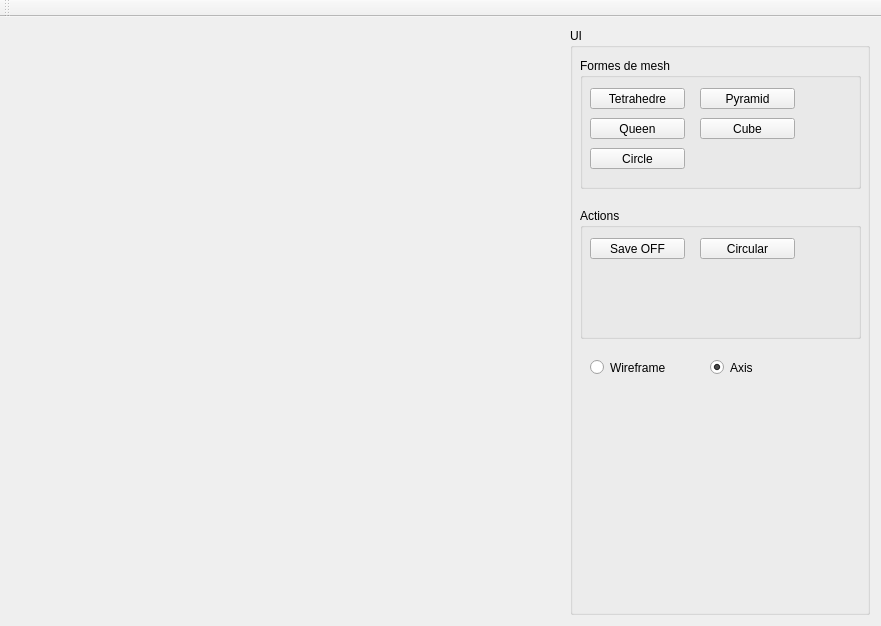
<?xml version="1.0" encoding="UTF-8"?>
<ui version="4.0">
 <class>MainWindow</class>
 <widget class="QMainWindow" name="MainWindow">
  <property name="geometry">
   <rect>
    <x>0</x>
    <y>0</y>
    <width>881</width>
    <height>626</height>
   </rect>
  </property>
  <property name="sizePolicy">
   <sizepolicy hsizetype="Preferred" vsizetype="Preferred">
    <horstretch>0</horstretch>
    <verstretch>0</verstretch>
   </sizepolicy>
  </property>
  <property name="minimumSize">
   <size>
    <width>0</width>
    <height>0</height>
   </size>
  </property>
  <property name="windowTitle">
   <string>Mesh_Computational_Geometry</string>
  </property>
  <widget class="QWidget" name="centralWidget">
   <layout class="QHBoxLayout" name="horizontalLayout">
    <item>
     <widget class="GLDisplayWidget" name="widget" native="true">
      <property name="sizePolicy">
       <sizepolicy hsizetype="Expanding" vsizetype="Expanding">
        <horstretch>0</horstretch>
        <verstretch>0</verstretch>
       </sizepolicy>
      </property>
     </widget>
    </item>
    <item>
     <widget class="QGroupBox" name="UI">
      <property name="sizePolicy">
       <sizepolicy hsizetype="Fixed" vsizetype="Expanding">
        <horstretch>0</horstretch>
        <verstretch>0</verstretch>
       </sizepolicy>
      </property>
      <property name="minimumSize">
       <size>
        <width>300</width>
        <height>0</height>
       </size>
      </property>
      <property name="title">
       <string>UI</string>
      </property>
      <widget class="QGroupBox" name="Meshs">
       <property name="geometry">
        <rect>
         <x>10</x>
         <y>30</y>
         <width>281</width>
         <height>131</height>
        </rect>
       </property>
       <property name="title">
        <string>Formes de mesh</string>
       </property>
       <widget class="QPushButton" name="Tetra">
        <property name="geometry">
         <rect>
          <x>10</x>
          <y>30</y>
          <width>95</width>
          <height>21</height>
         </rect>
        </property>
        <property name="text">
         <string>Tetrahedre</string>
        </property>
       </widget>
       <widget class="QPushButton" name="Pyramid">
        <property name="geometry">
         <rect>
          <x>120</x>
          <y>30</y>
          <width>95</width>
          <height>21</height>
         </rect>
        </property>
        <property name="text">
         <string>Pyramid</string>
        </property>
       </widget>
       <widget class="QPushButton" name="Queen">
        <property name="geometry">
         <rect>
          <x>10</x>
          <y>60</y>
          <width>95</width>
          <height>21</height>
         </rect>
        </property>
        <property name="text">
         <string>Queen</string>
        </property>
       </widget>
       <widget class="QPushButton" name="Cube">
        <property name="geometry">
         <rect>
          <x>120</x>
          <y>60</y>
          <width>95</width>
          <height>21</height>
         </rect>
        </property>
        <property name="text">
         <string>Cube</string>
        </property>
       </widget>
       <widget class="QPushButton" name="Circle">
        <property name="geometry">
         <rect>
          <x>10</x>
          <y>90</y>
          <width>95</width>
          <height>21</height>
         </rect>
        </property>
        <property name="text">
         <string>Circle</string>
        </property>
       </widget>
      </widget>
      <widget class="QGroupBox" name="Actions">
       <property name="geometry">
        <rect>
         <x>10</x>
         <y>180</y>
         <width>281</width>
         <height>131</height>
        </rect>
       </property>
       <property name="title">
        <string>Actions</string>
       </property>
       <widget class="QPushButton" name="SaveOff">
        <property name="geometry">
         <rect>
          <x>10</x>
          <y>30</y>
          <width>95</width>
          <height>21</height>
         </rect>
        </property>
        <property name="text">
         <string>Save OFF</string>
        </property>
       </widget>
       <widget class="QPushButton" name="Circular">
        <property name="geometry">
         <rect>
          <x>120</x>
          <y>30</y>
          <width>95</width>
          <height>21</height>
         </rect>
        </property>
        <property name="text">
         <string>Circular</string>
        </property>
       </widget>
      </widget>
      <widget class="QRadioButton" name="Wireframe">
       <property name="geometry">
        <rect>
         <x>20</x>
         <y>330</y>
         <width>121</width>
         <height>19</height>
        </rect>
       </property>
       <property name="text">
        <string>Wireframe</string>
       </property>
       <property name="autoExclusive">
        <bool>false</bool>
       </property>
      </widget>
      <widget class="QRadioButton" name="Axis">
       <property name="geometry">
        <rect>
         <x>140</x>
         <y>330</y>
         <width>121</width>
         <height>19</height>
        </rect>
       </property>
       <property name="text">
        <string>Axis</string>
       </property>
       <property name="checked">
        <bool>true</bool>
       </property>
       <property name="autoExclusive">
        <bool>false</bool>
       </property>
      </widget>
     </widget>
    </item>
   </layout>
  </widget>
  <widget class="QToolBar" name="mainToolBar">
   <attribute name="toolBarArea">
    <enum>TopToolBarArea</enum>
   </attribute>
   <attribute name="toolBarBreak">
    <bool>false</bool>
   </attribute>
  </widget>
 </widget>
 <layoutdefault spacing="6" margin="11"/>
 <customwidgets>
  <customwidget>
   <class>GLDisplayWidget</class>
   <extends>QWidget</extends>
   <header>gldisplaywidget.h</header>
   <container>1</container>
  </customwidget>
 </customwidgets>
 <resources/>
 <connections/>
</ui>
